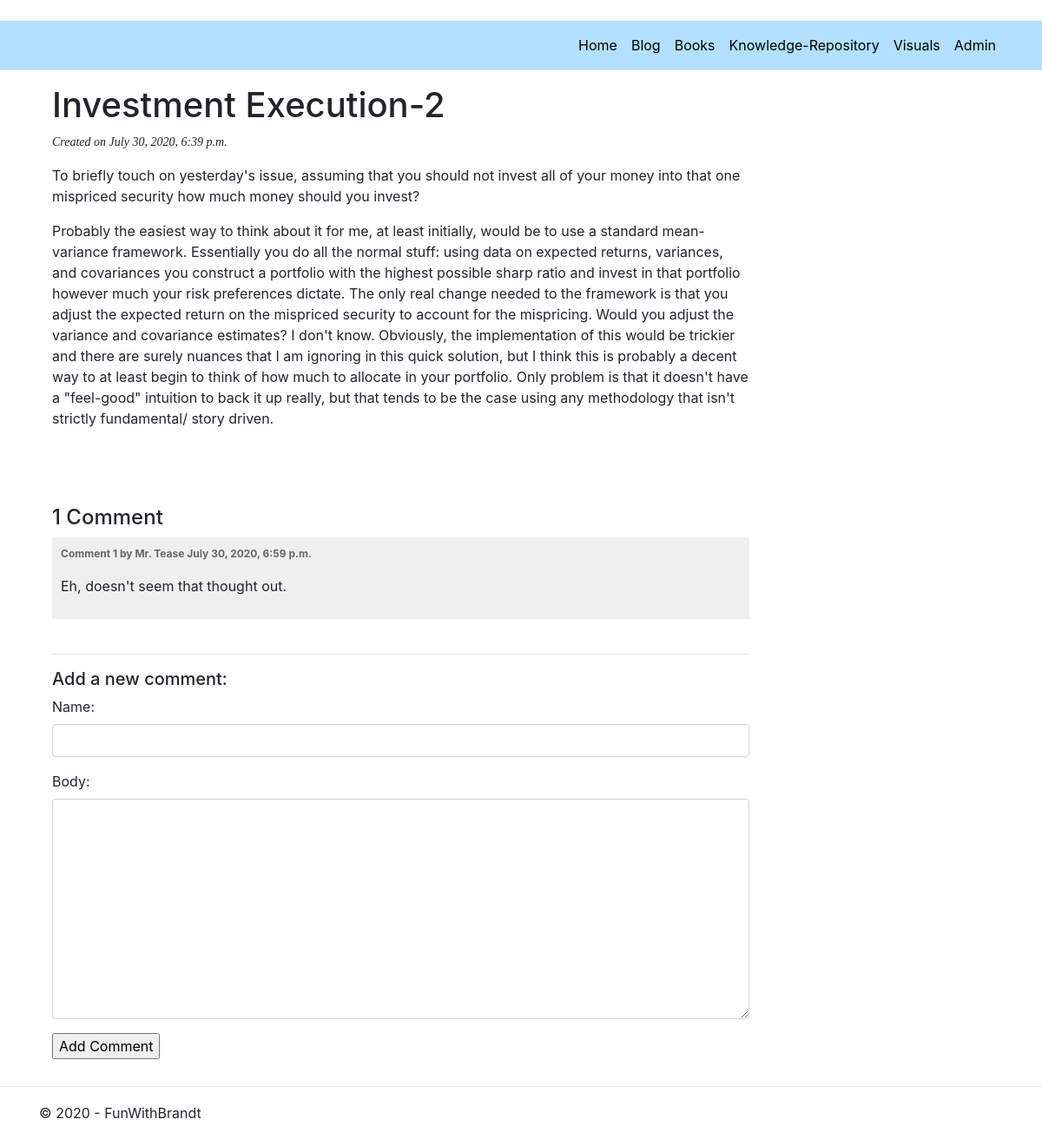
The app's page /blog/2020/7/30/investment-execution-2/ with its own data.
### blog/models.py (models this page shows, shortened)
class PostBase(models.Model):
    post_title = models.CharField(max_length=300)
    slug = models.SlugField(max_length=300, unique_for_date='created') # I think this helps to make url strings
    post_body = models.TextField()
    created = models.DateTimeField(default=timezone.now)
    updated = models.DateField(auto_now=True)
    tags = TaggableManager()
    class Meta:
        ordering = ('-created',)

class Comment(models.Model):
    post = models.ForeignKey(PostBase, on_delete=models.CASCADE, related_name='comments')
    name = models.CharField(max_length=80)
    body = models.TextField()
    created = models.DateTimeField(auto_now_add=True)
    updated = models.DateTimeField(auto_now=True)
    active = models.BooleanField(default=True) # This field will allow admins to hide inappropriate comments
    class Meta:
        ordering = ('created',)

### blog/views.py (the view)
# urls.py: path('blog/<int:year>/<int:month>/<int:day>/<slug:post>/', views.post_detail, name='post_detail' ),
def post_detail(request, year, month, day, post):
    post = get_object_or_404(BlogPost, slug=post,
                                   created__year=year,
                                   created__month=month,
                                   created__day=day)
    comments = post.comments.filter(active=True)
    new_comment = None
    if request.method == 'POST':
        comment_form = CommentForm(data=request.POST)
        if comment_form.is_valid():
            new_comment = comment_form.save(commit=False)
            new_comment.post = post
            new_comment.save()
            new_comment = True
    else:
        comment_form = CommentForm()
    return render(request, 'blog/post/detail.html',
                 {'post': post,
                 'comments': comments,
                 'new_comment': new_comment,
                 'comment_form': comment_form})

### blog/forms.py
class CommentForm(forms.ModelForm):
    class Meta:
        model = Comment
        fields = ('name', 'body')
    def __init__(self, *args, **kwargs):
        super(CommentForm, self).__init__(*args, **kwargs)
        self.fields['name'].widget.attrs.update({'class' : 'form-control'})
        self.fields['body'].widget.attrs.update({'class' : 'form-control'})

### blog/templates/blog/post/detail.html (shortened to what this page needs)
﻿{% extends "blog/base.html" %}
{% block content %}
    <div class="col-md-9">
        <h1>{{ post.post_title}}</h1>
        <p class="date">
            Created on {{ post.created }}
        </p>
        <p>
            {{ post.post_body|linebreaks }}
        </p>
        <br /><br /><br />
        <div id="inputs">
            {% with comments.count as total_comments_count %}
                <h4>
                    {{ total_comments_count }} Comment{{total_comments_count|pluralize }}
                </h4>
            {% endwith %}
            {% for comment in comments %}
                <div class="comment">
                    <p class="info">
                        Comment {{ forloop.counter }} by {{ comment.name }} {{ comment.created }}
                    </p>
                    {{ comment.body|linebreaks }}
                </div>
            {% empty %}
                <p>There are no comments yet.</p>
            {% endfor %}
            <br /><hr />
            {% if new_comment %}
                <h5>Your comment has been added!</h5>
            {% else %}
                <h5>Add a new comment:</h5>
                <form method="post">
                    {{ comment_form.as_p }}
                    <input type="submit" value="Add Comment" />
                </form>
            {% endif %}
        </div>
    </div>
{% endblock %}

### blog/static/blog/css/blog.css (style rules this page uses)
p.date { font-family: georgia, serif; font-size: 14px; font-style: italic; }
html { font-size: 14px; }
@media (min-width: 768px) { html { font-size: 16px; } }
html { position: relative; min-height: 100%; }
body { margin-bottom: 60px; }
.comment { padding: 10px; }
.comment:nth-child(even) { background: #efefef; }
.comment .info { font-weight: bold; font-size: 12px; color: #666; }

### records on screen
PostBase: post_title "Investment Execution-2", created "July 30, 2020, 6:39 p.m.", post_body "To briefly touch on yesterday's issue, assuming that you should not invest all of your money into that one mispriced security how much money should you invest? Probably the easiest way to think about it for me, at least initially, would be to use a standard mean-variance framework. Essentially you do all the normal stuff: using data on expected returns, variances, and covariances you construct a portfolio with the highest possible sharp ratio and invest in that portfolio however much your risk preferences dictate. The only real change needed to the framework is that you adjust the expected return on the mispriced security to account for the mispricing. Would you adjust the variance and…"
Comment: name "Mr. Tease", created "July 30, 2020, 6:59 p.m.", body "Eh, doesn't seem that thought out."

### other values on screen
{{ total_comments_count }} "1"
